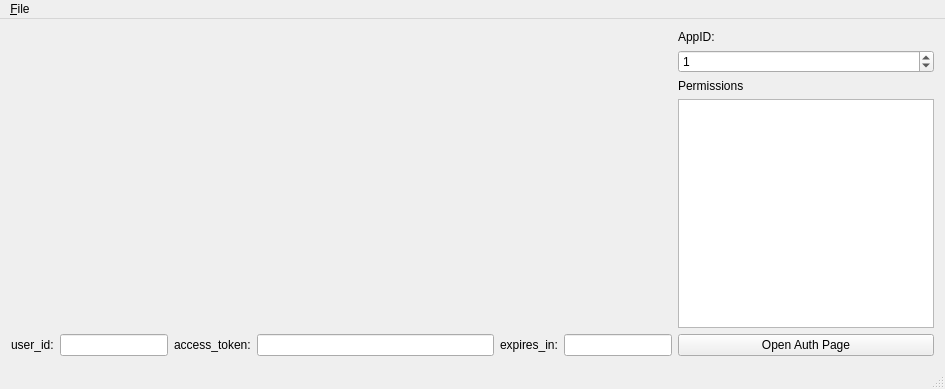
<?xml version="1.0" encoding="UTF-8"?>
<ui version="4.0">
 <class>MainWindow</class>
 <widget class="QMainWindow" name="MainWindow">
  <property name="geometry">
   <rect>
    <x>0</x>
    <y>0</y>
    <width>945</width>
    <height>389</height>
   </rect>
  </property>
  <property name="windowTitle">
   <string>vkOAuth</string>
  </property>
  <widget class="QWidget" name="centralWidget">
   <layout class="QHBoxLayout" name="horizontalLayout_2">
    <item>
     <layout class="QVBoxLayout" name="verticalLayout_2">
      <item>
       <widget class="QvkAuthView" name="authView" native="true">
        <property name="sizePolicy">
         <sizepolicy hsizetype="Expanding" vsizetype="Expanding">
          <horstretch>0</horstretch>
          <verstretch>0</verstretch>
         </sizepolicy>
        </property>
       </widget>
      </item>
      <item>
       <layout class="QHBoxLayout" name="horizontalLayout">
        <item>
         <widget class="QLabel" name="label_UserId">
          <property name="text">
           <string>user_id:</string>
          </property>
         </widget>
        </item>
        <item>
         <widget class="QLineEdit" name="lineEdit_UserId">
          <property name="sizePolicy">
           <sizepolicy hsizetype="Preferred" vsizetype="Fixed">
            <horstretch>0</horstretch>
            <verstretch>0</verstretch>
           </sizepolicy>
          </property>
         </widget>
        </item>
        <item>
         <widget class="QLabel" name="label_AccessToken">
          <property name="text">
           <string>access_token:</string>
          </property>
         </widget>
        </item>
        <item>
         <widget class="QLineEdit" name="lineEdit_AccessToken"/>
        </item>
        <item>
         <widget class="QLabel" name="label_ExpiresIn">
          <property name="text">
           <string>expires_in:</string>
          </property>
         </widget>
        </item>
        <item>
         <widget class="QLineEdit" name="lineEdit_ExpiresIn">
          <property name="sizePolicy">
           <sizepolicy hsizetype="Preferred" vsizetype="Fixed">
            <horstretch>0</horstretch>
            <verstretch>0</verstretch>
           </sizepolicy>
          </property>
         </widget>
        </item>
       </layout>
      </item>
     </layout>
    </item>
    <item>
     <layout class="QVBoxLayout" name="verticalLayout">
      <item>
       <widget class="QLabel" name="label_AppId">
        <property name="text">
         <string>AppID:</string>
        </property>
       </widget>
      </item>
      <item>
       <widget class="QSpinBox" name="spinBox_AppId">
        <property name="maximum">
         <number>999999999</number>
        </property>
        <property name="value">
         <number>1</number>
        </property>
       </widget>
      </item>
      <item>
       <widget class="QLabel" name="label_Permissions">
        <property name="text">
         <string>Permissions</string>
        </property>
       </widget>
      </item>
      <item>
       <widget class="QListWidget" name="listWidget_Permissions">
        <property name="sizePolicy">
         <sizepolicy hsizetype="Preferred" vsizetype="Expanding">
          <horstretch>0</horstretch>
          <verstretch>0</verstretch>
         </sizepolicy>
        </property>
       </widget>
      </item>
      <item>
       <widget class="QPushButton" name="pushButton_OpenAuthPage">
        <property name="text">
         <string>Open Auth Page</string>
        </property>
       </widget>
      </item>
     </layout>
    </item>
   </layout>
  </widget>
  <widget class="QMenuBar" name="menuBar">
   <property name="geometry">
    <rect>
     <x>0</x>
     <y>0</y>
     <width>945</width>
     <height>24</height>
    </rect>
   </property>
   <widget class="QMenu" name="menu_File">
    <property name="title">
     <string>&amp;File</string>
    </property>
    <addaction name="action_Quit"/>
   </widget>
   <addaction name="menu_File"/>
  </widget>
  <widget class="QStatusBar" name="statusBar"/>
  <action name="action_Quit">
   <property name="text">
    <string>&amp;Quit</string>
   </property>
  </action>
 </widget>
 <layoutdefault spacing="6" margin="11"/>
 <customwidgets>
  <customwidget>
   <class>QvkAuthView</class>
   <extends>QWidget</extends>
   <header location="global">qvkauthview.h</header>
   <container>1</container>
  </customwidget>
 </customwidgets>
 <resources/>
 <connections/>
</ui>
